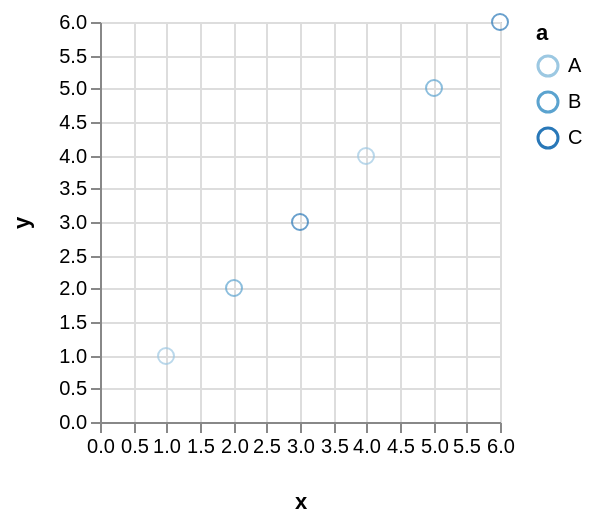

Express this chart as Vega-Lite.
### Vega specification from a JSON file in a GitHub repository (floating-point values rounded to 4 significant figures)
{"$schema": "https://vega.github.io/schema/vega/v3.0.json", "autosize": "pad", "padding": 5, "encode": {"update": {"stroke": {"value": "#ccc"}, "fill": {"value": "transparent"}}}, "data": [{"name": "source_0", "values": [{"a": "B", "x": 2, "y": 2}, {"a": "A", "x": 1, "y": 1}, {"a": "A", "x": 4, "y": 4}, {"a": "B", "x": 5, "y": 5}, {"a": "C", "x": 3, "y": 3}, {"a": "C", "x": 6, "y": 6}]}, {"name": "data_0", "source": "source_0", "transform": [{"type": "formula", "expr": "toNumber(datum[\"x\"])", "as": "x"}, {"type": "formula", "expr": "toNumber(datum[\"y\"])", "as": "y"}, {"type": "filter", "expr": "datum[\"x\"] !== null && !isNaN(datum[\"x\"]) && datum[\"y\"] !== null && !isNaN(datum[\"y\"])"}]}], "signals": [{"name": "width", "update": "200"}, {"name": "height", "update": "200"}], "marks": [{"name": "marks", "type": "symbol", "role": "point", "from": {"data": "data_0"}, "encode": {"update": {"x": {"scale": "x", "field": "x"}, "y": {"scale": "y", "field": "y"}, "stroke": {"scale": "color", "field": "a"}, "fill": {"value": "transparent"}, "opacity": {"value": 0.7}}}}], "scales": [{"name": "x", "type": "linear", "domain": {"data": "data_0", "field": "x"}, "range": [0, {"signal": "width"}], "round": true, "nice": true, "zero": true}, {"name": "y", "type": "linear", "domain": {"data": "data_0", "field": "y"}, "range": [{"signal": "height"}, 0], "round": true, "nice": true, "zero": true}, {"name": "color", "type": "ordinal", "domain": {"data": "data_0", "field": "a", "sort": true}, "range": "ordinal"}], "axes": [{"scale": "x", "labelOverlap": true, "orient": "bottom", "title": "x", "zindex": 1}, {"scale": "x", "domain": false, "grid": true, "labels": false, "maxExtent": 0, "minExtent": 0, "orient": "bottom", "ticks": false, "zindex": 0, "gridScale": "y"}, {"scale": "y", "labelOverlap": true, "orient": "left", "title": "y", "zindex": 1}, {"scale": "y", "domain": false, "grid": true, "labels": false, "maxExtent": 0, "minExtent": 0, "orient": "left", "ticks": false, "zindex": 0, "gridScale": "x"}], "legends": [{"stroke": "color", "title": "a"}], "config": {"axis": {"minExtent": 30}}}
